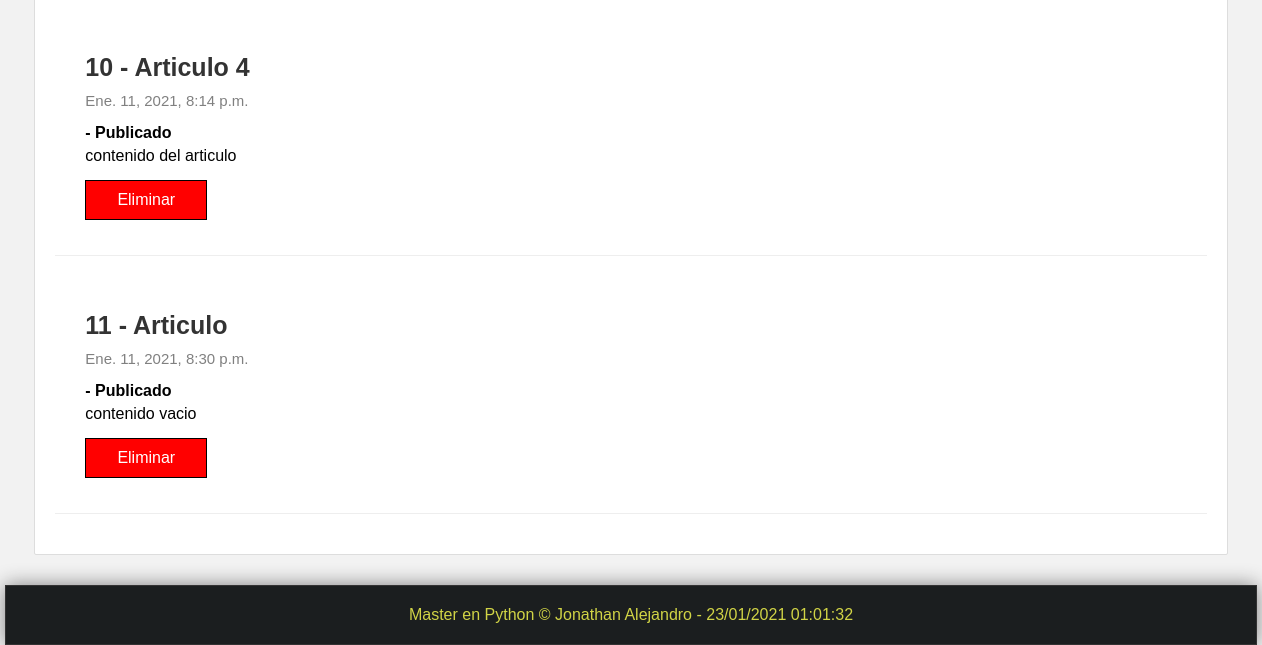
/articulos/ (lower part), run on an earlier commit of the app's database.
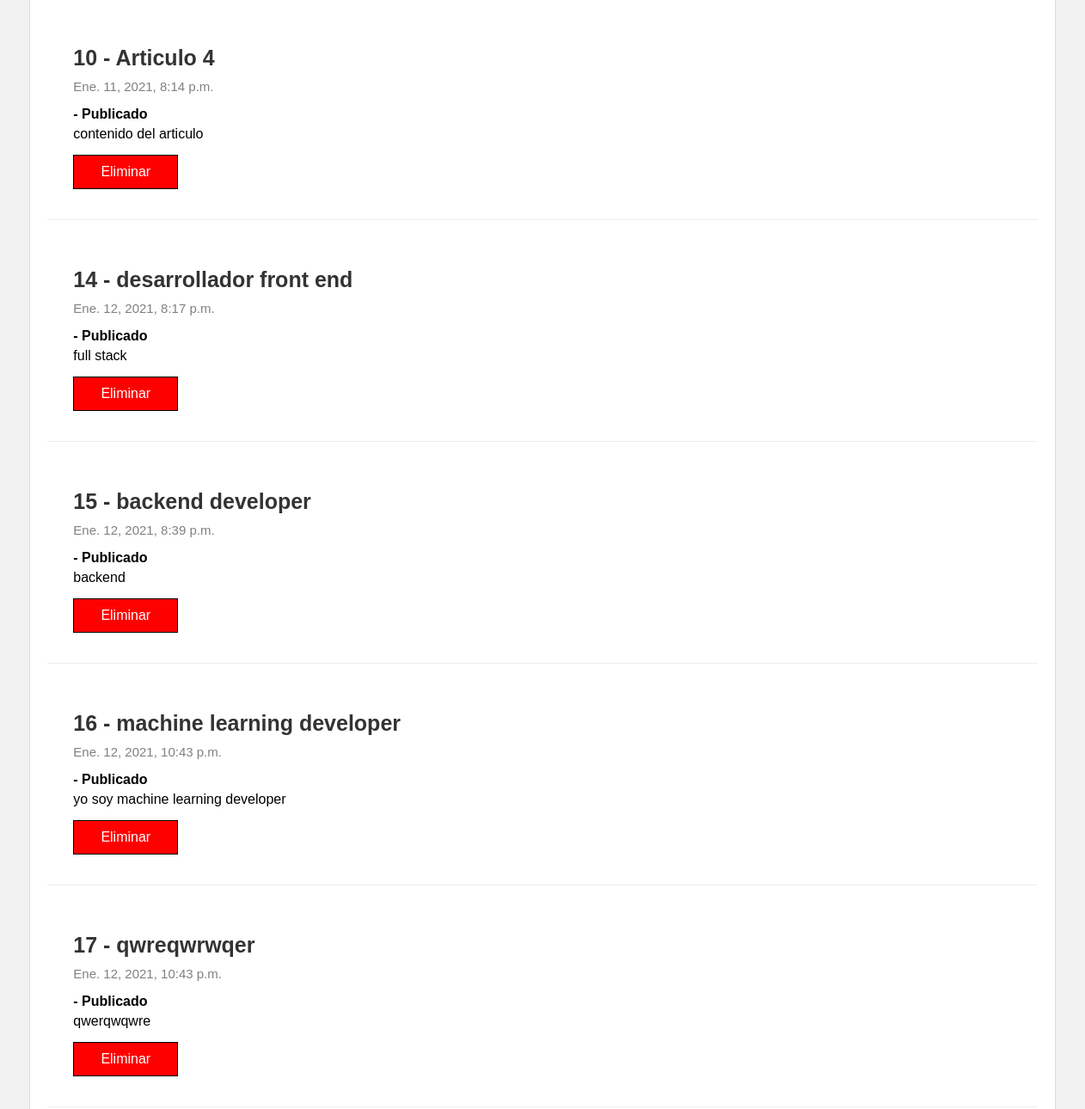
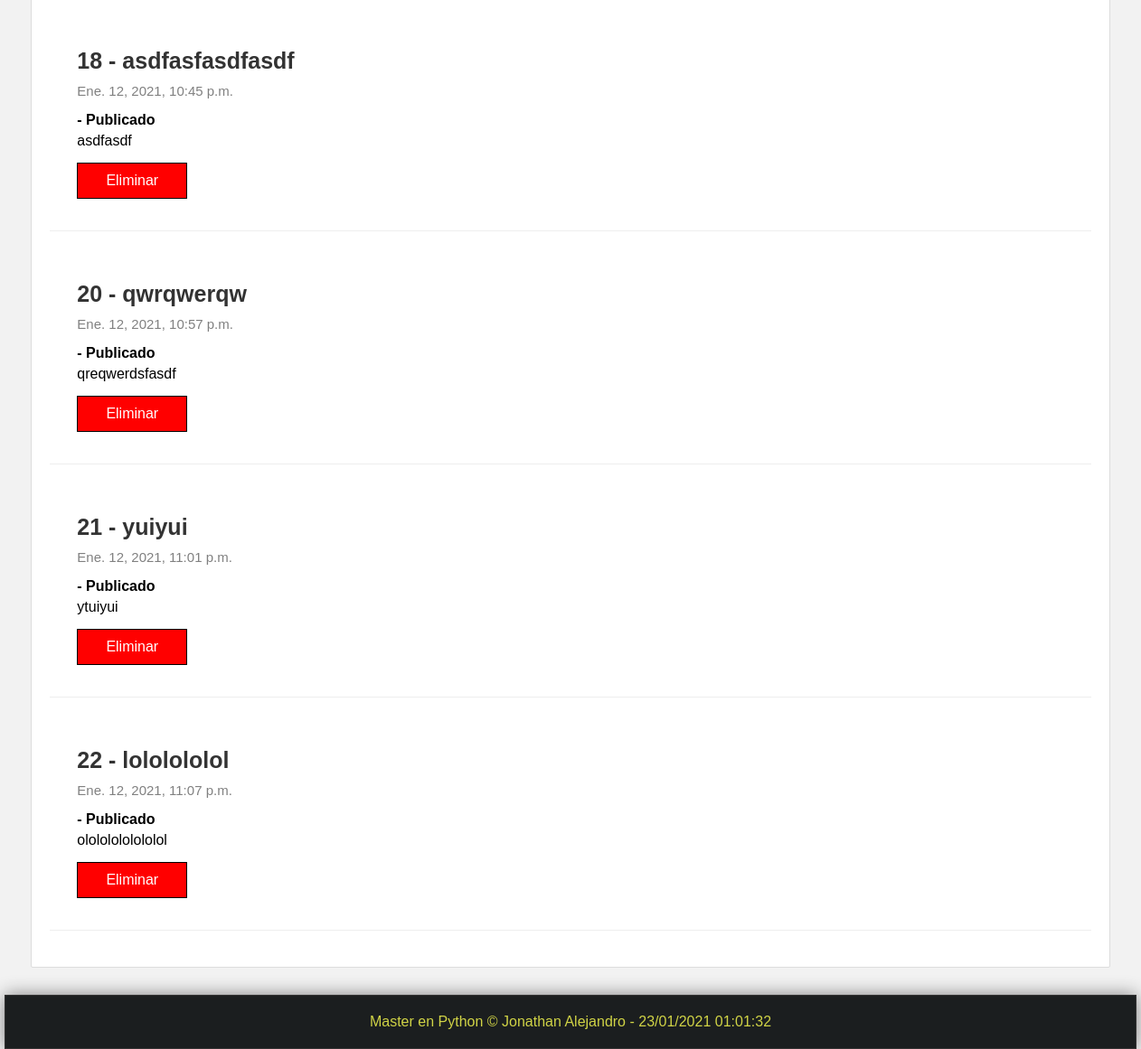
And on a later commit of the database (2 pictures, top to bottom).
### miapp/models.py (models this page shows, shortened)
class Article(models.Model) :
    title = models.CharField(max_length=150, verbose_name='Título') #modifiying length in database, after 100, now 150
    content = models.TextField(verbose_name='Contenido')
    image = models.ImageField(default='null', verbose_name='Imagen', upload_to="articles")
    public = models.BooleanField(verbose_name='Público')
    created_at = models.DateTimeField(auto_now_add=True, verbose_name='Creado') #saving date of saving
    updated_at = models.DateTimeField(auto_now=True, verbose_name='Editado') #saving date of edition
    class Meta :
        verbose_name = 'Articulo' # putting a singular name to a register
        verbose_name_plural = 'Articulos' #name in plural
        ordering = ['created_at'] # ordering by id,

### miapp/views.py (the view)
# urls.py: path('articulos/', miapp.views.articles, name="articles"),
def articles(request) :
    articles = Article.objects.order_by('id') # all() : it allows to get many register of database
    articles = Article.objects.filter(title='Batman', id=5) # filter() : this method allows to put conditionals
    articles = Article.objects.filter(id__lte=8, title__icontains="articulo")
    articles = Article.objects.filter(
                                    title__contains="Articulo"
                                ).exclude( # exclude : it excludes items
                                    public=True
                                )
    articles = Article.objects.raw("SELECT * FROM miapp_article WHERE title = 'Articulo 9' AND public=0 ")
    articles = Article.objects.filter(
        Q(title__contains="2") | Q(title__contains="3") | Q(title__contains="4") #  |  : it acts as OR
    )
    articles = Article.objects.all().order_by('-id')
    articles = Article.objects.filter(public = True).order_by('id')
    return render(request, 'articles.html', {
        'articles': articles
    })

### miapp/templates/articles.html (shortened to what this page needs)
{% extends '_layout.html' %}
{% block content %}
        {% for article in articles %}
            <article class="article-item">
                <dir class="data">
                    <h2>{{article.id}} - {{article.title}}</h2>
                    <span class="date">{{article.created_at}}</span>
                    {% if article.public %}
                        <strong> - Publicado</strong>
                    {% else %}
                        <strong>Privado</strong>
                    {% endif %}
                    <p>
                        {{article.content}}
                        <a href="{% url 'delete_article' id=article.id %}" class="btn btn-delete">Eliminar</a>
                    </p>
                </dir>
            </article>
        {% endfor %}
{% endblock %}

What changed in the data, as far as the page shows it:
removed Article: id "11", title "Articulo", created_at "Ene. 11, 2021, 8:30 p.m.", public "- Publicado", content "contenido vacio"
added Article: id "14", title "desarrollador front end", created_at "Ene. 12, 2021, 8:17 p.m.", public "- Publicado", content "full stack"
added Article: id "15", title "backend developer", created_at "Ene. 12, 2021, 8:39 p.m.", public "- Publicado", content "backend"
added Article: id "16", title "machine learning developer", created_at "Ene. 12, 2021, 10:43 p.m.", public "- Publicado", content "yo soy machine learning developer"
added Article: id "17", title "qwreqwrwqer", created_at "Ene. 12, 2021, 10:43 p.m.", public "- Publicado", content "qwerqwqwre"
added Article: id "18", title "asdfasfasdfasdf", created_at "Ene. 12, 2021, 10:45 p.m.", public "- Publicado", content "asdfasdf"
added Article: id "20", title "qwrqwerqw", created_at "Ene. 12, 2021, 10:57 p.m.", public "- Publicado", content "qreqwerdsfasdf"
added Article: id "21", title "yuiyui", created_at "Ene. 12, 2021, 11:01 p.m.", public "- Publicado", content "ytuiyui"
added Article: id "22", title "lololololol", created_at "Ene. 12, 2021, 11:07 p.m.", public "- Publicado", content "olololololololol"
